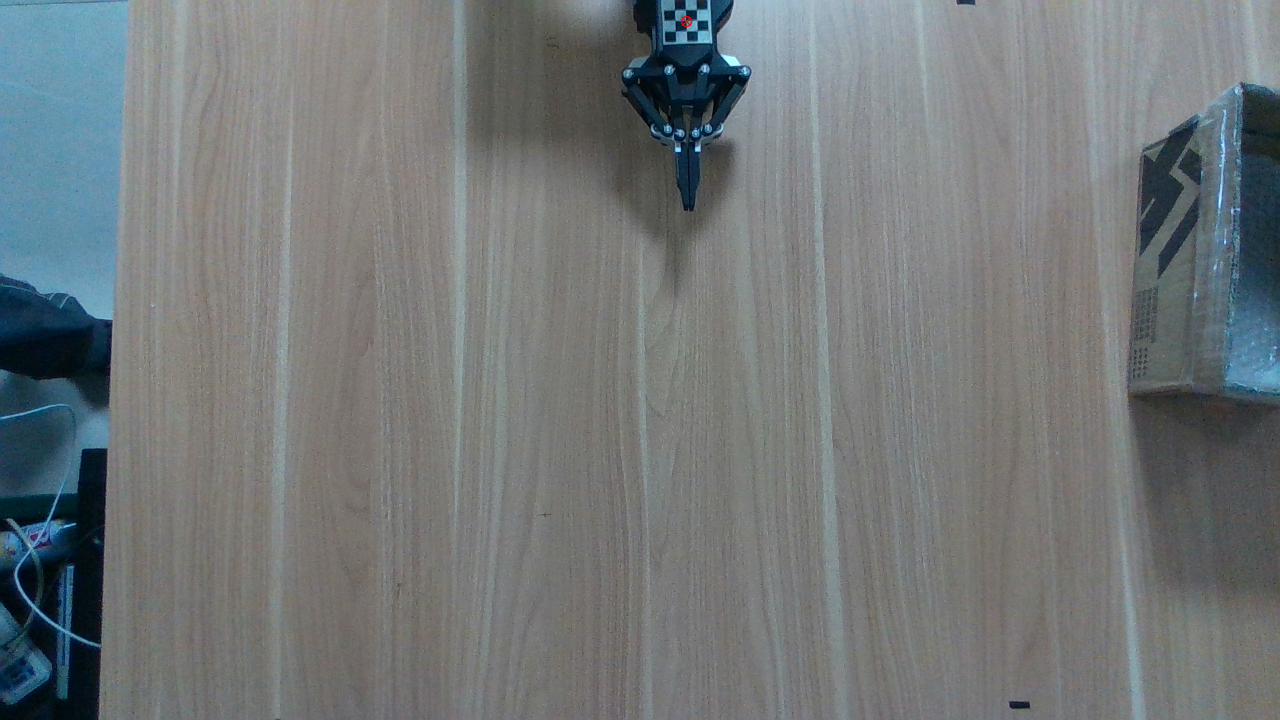
#> input picture myur_ws/src/drl_push_grasp/scripts/camera_instrinsic/000002.png, 1280 x 720 px
$ python -i utils.py   (imports and definitions only)
#> lines starting #> are read from the running program, lines starting #| are printed output that depends on the picture
#!/usr/bin/env python
# -*- coding: UTF-8 -*-
'''
#####################################################################################################################################
utils.py: there are some function module, such as the func     def get_heightmap()    to get the color-state-map and depth-state-map
#####################################################################################################################################
'''
import struct
import math
import numpy as np
import cv2
import torch
import torch.nn as nn
import torch.nn.functional as F
from torch.autograd import Variable
import os
from matplotlib import pyplot as plt
import random
import json
import time
from scipy import ndimage


# [128 lines left out: functions torch_to_numpy, get_pointcloud, get_heightmap, get_affordance_vis, not called in this run]


def preprocess(color_img):
    # image process
    color_img = cv2.cvtColor(color_img, cv2.COLOR_RGB2BGR)
#> color_img is the input picture: shape (720, 1280, 3); mean B, G, R 120.9, 119.5, 114.6
    color_img = cv2.bilateralFilter(color_img, 3, 30, 30)
    # gamma = 0.57
    gamma = 0.65
    lookUpTable = np.empty((1, 256), np.uint8)
    for i in range(256):
        lookUpTable[0, i] = np.clip(pow(i / 255.0, gamma) * 255.0, 0, 255)
    color_img = cv2.LUT(color_img, lookUpTable)
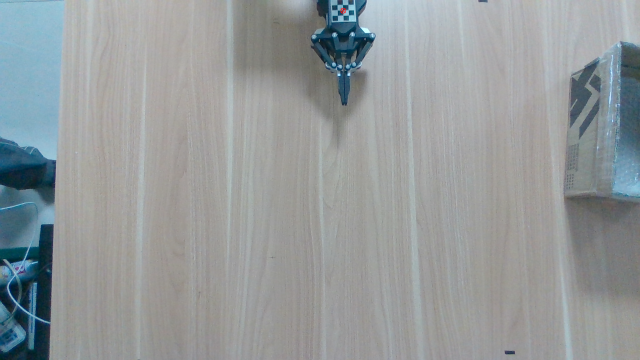
#> color_img: shape (720, 1280, 3) (shown at 1/2 size); mean B, G, R 155.2, 153.8, 148.7

    blur = cv2.GaussianBlur(color_img, (0, 0), 25)
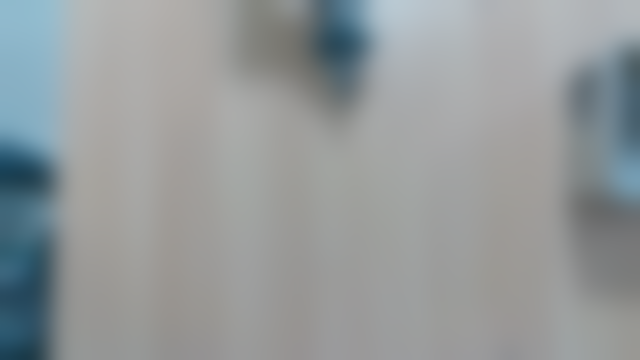
#> blur: shape (720, 1280, 3) (shown at 1/2 size); mean B, G, R 155.2, 153.8, 148.7
    color_img = cv2.addWeighted(color_img, 1.5, blur, -0.5, 0)
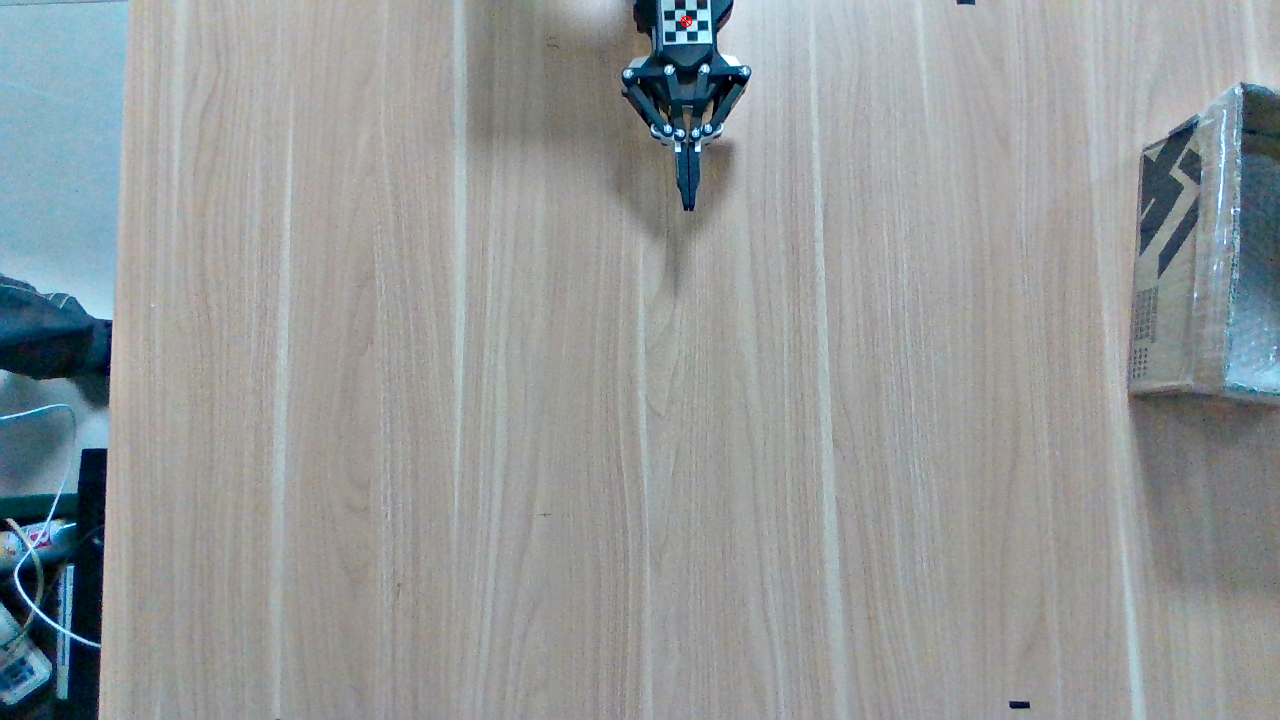
#> color_img: shape (720, 1280, 3); mean B, G, R 155.2, 153.8, 149

    color_img = cv2.cvtColor(color_img, cv2.COLOR_BGR2RGB)
    return color_img


# [379 lines left out: functions policynms_push, policynms_grasp, maxpushHeight, maxgraspHeight_sim, maxgraspHeight, euler2rotm and 2 more, not called in this run]

>>> import cv2
>>> picture = cv2.cvtColor(cv2.imread('camera_instrinsic/000002.png'), cv2.COLOR_BGR2RGB)
>>> result = preprocess(picture)

$ run again, on myur_ws/src/drl_push_grasp/scripts/camera_instrinsic/000006.png
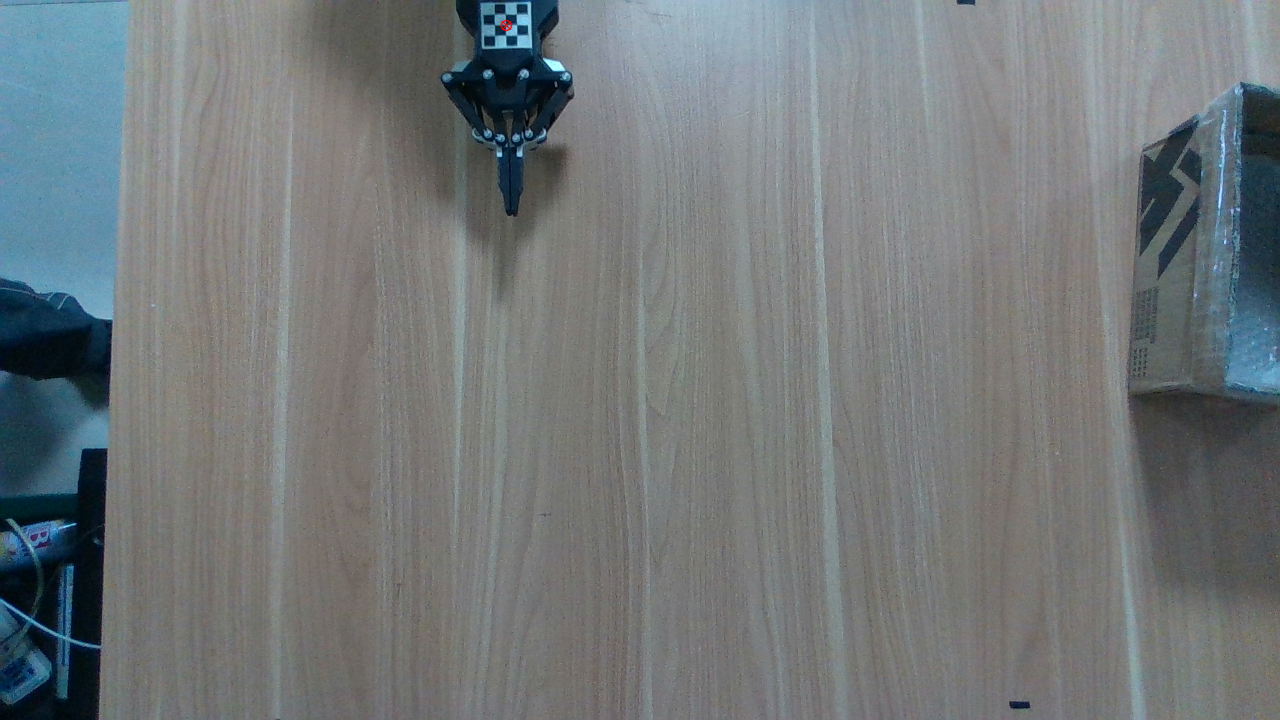
#> input picture myur_ws/src/drl_push_grasp/scripts/camera_instrinsic/000006.png, 1280 x 720 px
#> in preprocess, color_img is the input picture: shape (720, 1280, 3); mean B, G, R 121.8, 120.1, 114.8
#> in preprocess, `blur = cv2.GaussianBlur(color_img, (0, 0), 25)`:
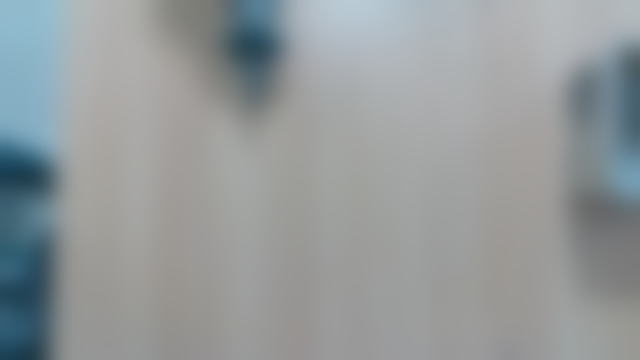
#> blur: shape (720, 1280, 3) (shown at 1/2 size); mean B, G, R 155.9, 154.4, 148.9
#> in preprocess, `color_img = cv2.addWeighted(color_img, 1.5, blur, -0.5, 0)`:
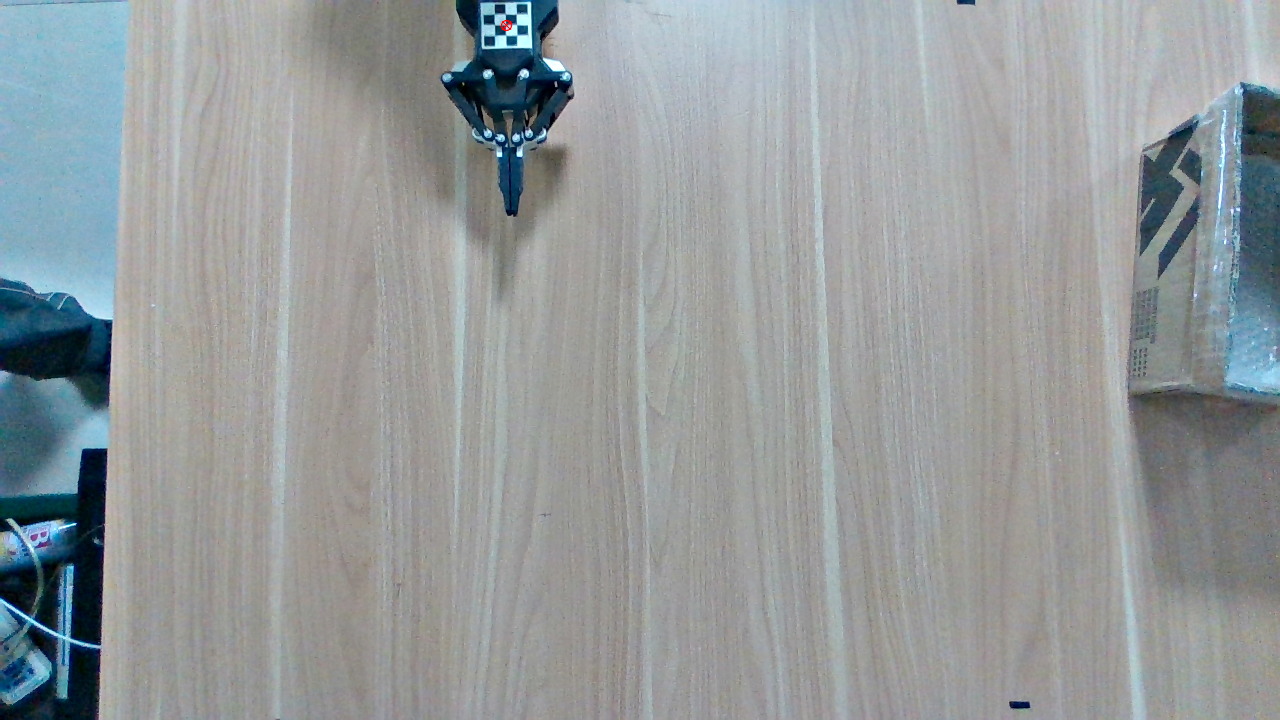
#> color_img: shape (720, 1280, 3); mean B, G, R 155.9, 154.3, 149.2

$ run again, on myur_ws/src/drl_push_grasp/scripts/camera_instrinsic/000009.png
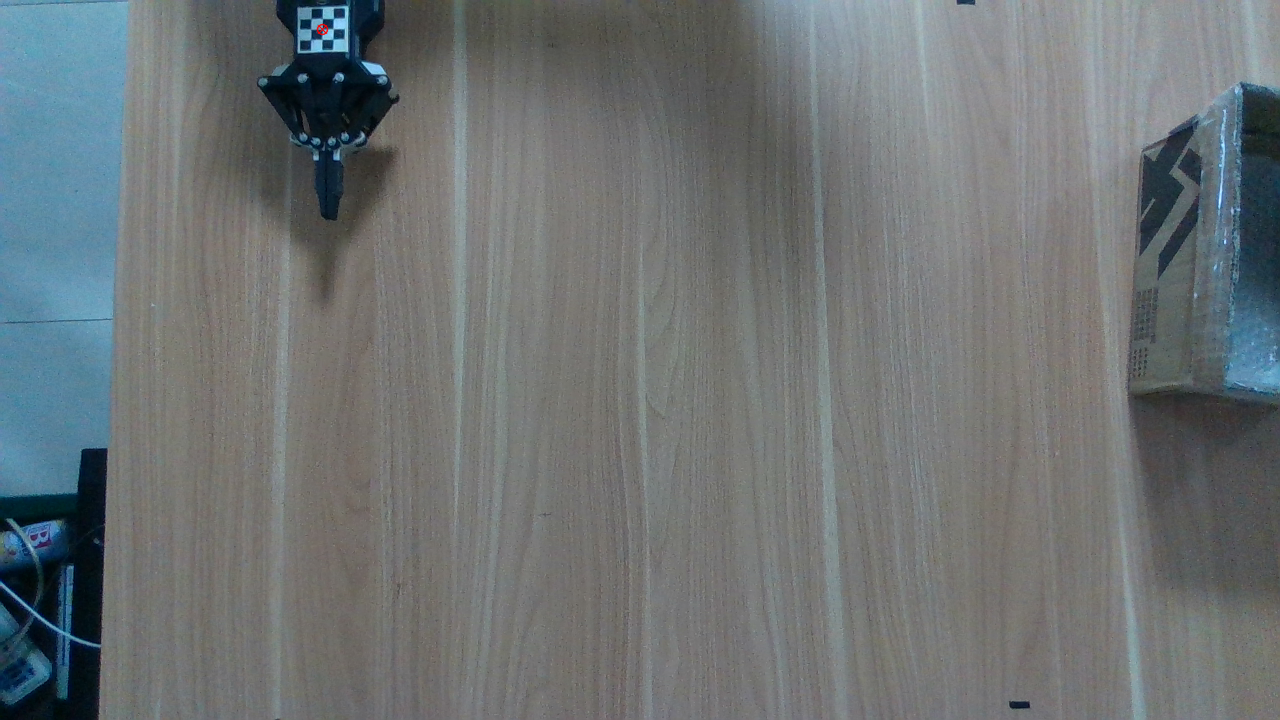
#> input picture myur_ws/src/drl_push_grasp/scripts/camera_instrinsic/000009.png, 1280 x 720 px
#> in preprocess, color_img is the input picture: shape (720, 1280, 3); mean B, G, R 116.2, 115, 109.6
#> in preprocess, `blur = cv2.GaussianBlur(color_img, (0, 0), 25)`:
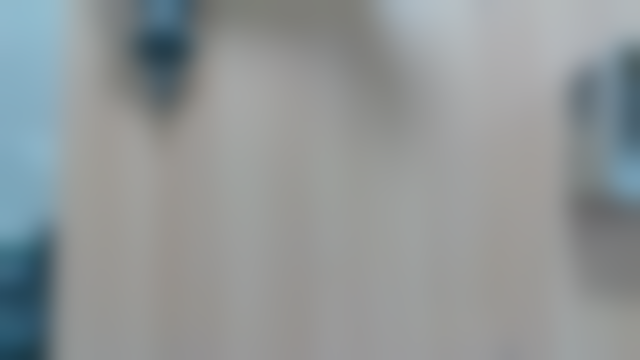
#> blur: shape (720, 1280, 3) (shown at 1/2 size); mean B, G, R 151.3, 150.2, 144.9
#> in preprocess, `color_img = cv2.addWeighted(color_img, 1.5, blur, -0.5, 0)`:
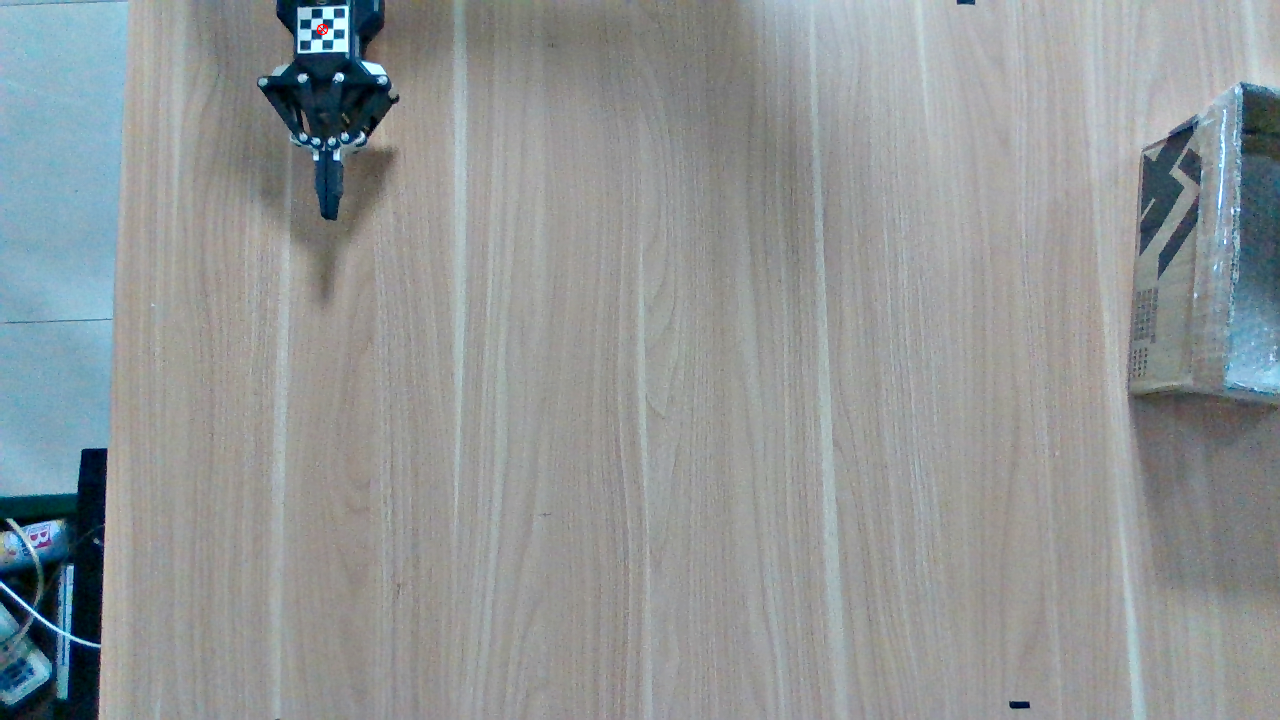
#> color_img: shape (720, 1280, 3); mean B, G, R 151.3, 150.1, 145.1
